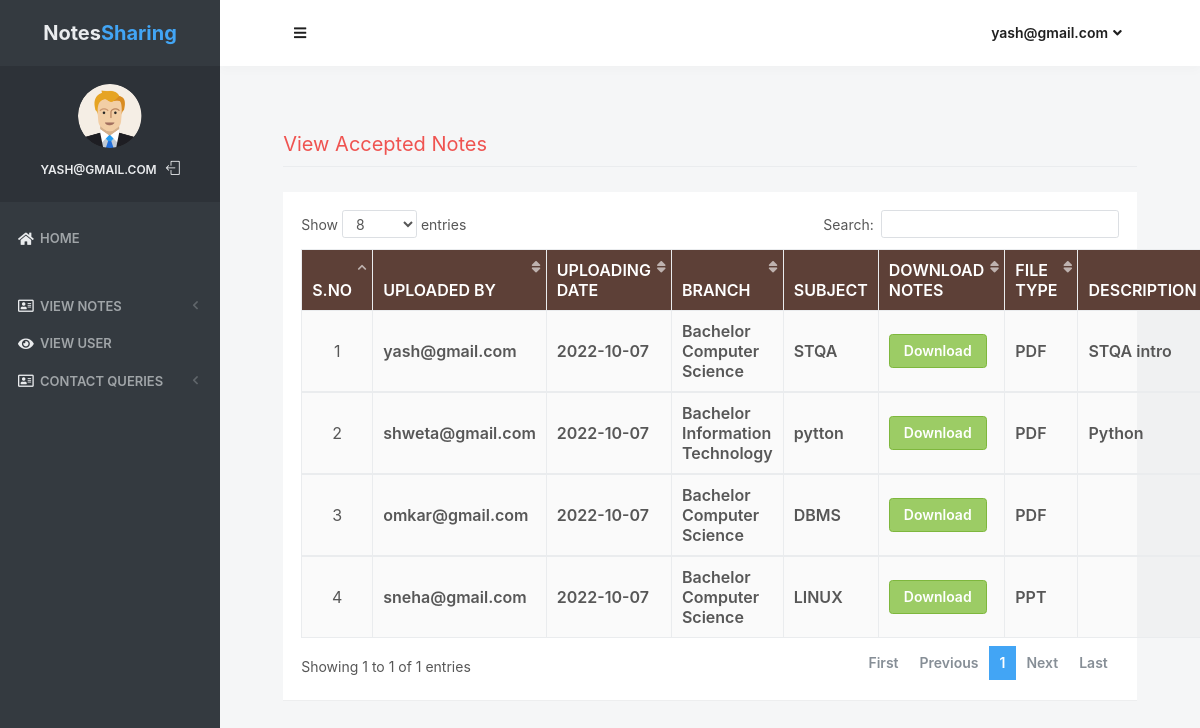
Page /accepted_notes (signed in) on the committed database.
### notes/models.py (models this page shows, shortened)
class Notes(models.Model):
    user = models.ForeignKey(User,on_delete=models.CASCADE)
    uploadingdate = models.CharField(max_length=30)
    branch = models.CharField(max_length=30)
    subject = models.CharField(max_length=30)
    notesfile = models.FileField(null=True)
    filetype = models.CharField(max_length=30)
    description = models.CharField(max_length=200, null=True)
    status = models.CharField(max_length=15)

### notes/views.py (the view)
# urls.py: path('accepted_notes', accepted_notes, name='accepted_notes'),
def accepted_notes(request):
    if not request.user.is_authenticated:
        return redirect('login_admin')
    notes = Notes.objects.filter(status = "Accept")
    d = {'notes':notes}
    return render(request, 'accepted_notes.html',d)

### notes/templates/accepted_notes.html (shortened to what this page needs)
{% load static %}
<html lang="en" class="no-focus">
    <head>
        <link rel="stylesheet" href="{% static 'js/plugins/datatables/dataTables.bootstrap4.min.css' %}">
        <link rel="stylesheet" id="css-main" href="{% static 'css1/codebase.min.css' %}">
    </head>
    <body>
        <div id="page-container" class="sidebar-o sidebar-inverse side-scroll page-header-fixed main-content-narrow">
         {% include "sidebar.html" %}
            {% include "admin_nav.html" %}
            <main id="main-container">
                <div class="content">
                    <h2 class="content-heading text-danger">View Accepted Notes</h2>
                    <div class="block">
                        <div class="block-content block-content-full">
                            <table class="table table-bordered table-striped table-vcenter js-dataTable-full-pagination">
                                <thead class="text-white" style="background-color : #5d4037;">
                                    <tr>
                                        <th class="text-center">S.No</th>
                                        <th class="d-none d-sm-table-cell">Uploaded By</th>
                                        <th class="d-none d-sm-table-cell">Uploading Date</th>
                                        <th class="d-none d-sm-table-cell">Branch</th>
                                        <th class="d-none d-sm-table-cell">Subject</th>
                                        <th class="d-none d-sm-table-cell">Download Notes</th>
                                        <th class="d-none d-sm-table-cell">File Type</th>
                                        <th class="d-none d-sm-table-cell">Description</th>
                                    </tr>
                                </thead>
                                {% for i in notes %}
                                <tbody>
                                    <tr>
                                        <td class="text-center">{{forloop.counter}}</td>
                                        <td class="font-w600">{{i.user.username}}</td>
					<td class="font-w600">{{i.uploadingdate}}</td>
					<td class="font-w600">{{i.branch}}</td>
					<td class="font-w600">{{i.subject}}</td>
					<td class="font-w600"><a href="{{i.notesfile.url}}" class="btn btn-success" download>Download</a></td>
					<td class="font-w600">{{i.filetype}}</td>
					<td class="font-w600">{{i.description}}</td>
                                    </tr>
                                        {% endfor %}
                                </tbody>
                            </table>
                        </div>
                    </div>
                </div>
            </main>
        </div>
 <link rel="stylesheet" href="https://use.fontawesome.com/releases/v5.6.3/css/all.css">
    </body>
</html>

### notes/templates/sidebar.html (shortened to what this page needs)
{% load static %}
   <nav id="sidebar">
                <div id="sidebar-scroll">
                    <div class="sidebar-content">
                        <div class="content-header content-header-fullrow px-15">
                            <div class="content-header-section text-center align-parent sidebar-mini-hidden">
                                <div class="content-header-item">
                                    <a class="link-effect font-w700" href="{% url 'admin_home' %}">
                                           <span class="font-size-xl text-dual-primary-dark">Notes</span><span class="font-size-xl text-primary">Sharing</span>
                                    </a>
                                </div>
                            </div>
                        </div>
                        <div class="content-side content-side-full content-side-user px-10 align-parent">
                            <div class="sidebar-mini-hidden-b text-center">
                                <a class="img-link" href="be_pages_generic_profile.html">
                                    <img class="img-avatar" src="{% static 'img/avatars/user1.png' %}" alt="">
                                </a>
                                <ul class="list-inline mt-10">
                                    <li class="list-inline-item">
                                        <a class="link-effect text-dual-primary-dark font-size-xs font-w600 text-uppercase" href="{% url 'admin_home' %}">{{ request.user.username }}</a>
                                    </li>
                                    <li class="list-inline-item">
                                        <a class="link-effect text-dual-primary-dark" href="{% url 'logout' %}">
                                            <i class="si si-logout"></i>
                                        </a>
                                    </li>
                                </ul>
                            </div>
                        </div>
                        <div class="content-side content-side-full">
                            <ul class="nav-main">
                                <li class="open">
                                    <a href="{% url 'admin_home' %}"><i class="fas fa-home"></i><span class="sidebar-mini-hide">Home</span></a>
                                </li>
                                <li class="nav-main-heading"><span class="sidebar-mini-visible">UI</span></li>
                                <li>
                                    <a class="nav-submenu" data-toggle="nav-submenu"><i class="far fa-address-card"></i>View Notes</a>
                                </li>
                                <li>
                                    <a  href="{% url 'view_users' %}"><i class="fas fa-eye"></i><span class="sidebar-mini-hide">View User</span></a>
                                </li>
                                <li>
                                    <a class="nav-submenu" data-toggle="nav-submenu"><i class="far fa-address-card"></i>Contact Queries</a>
                                </li>
                           </ul>
                        </div>
                    </div>
                </div>
            </nav>

### notes/templates/admin_nav.html (shortened to what this page needs)
{% load static %}
            <header id="page-header">
                <div class="content-header">
                    <div class="content-header-section">
                        <button type="button" class="btn btn-circle btn-dual-secondary" data-toggle="layout"  data-action="sidebar_toggle">
                            <i class="fa fa-navicon"></i>
                        </button>
                    </div>
                    <div class="content-header-section">
                        <div class="btn-group" role="group">
                            <button type="button" class="btn btn-rounded btn-dual-secondary" id="page-header-user-dropdown" data-toggle="dropdown" aria-haspopup="true" aria-expanded="false">
                                {{ request.user.username}}<i class="fa fa-angle-down ml-5"></i>
                            </button>
                        </div>
                    </div>
                </div>
            </header>

### rows in the picture
Notes: user.username "yash@gmail.com", uploadingdate "2022-10-07", branch "Bachelor Computer Science", subject "STQA", filetype "PDF", description "STQA intro"
Notes: user.username "shweta@gmail.com", uploadingdate "2022-10-07", branch "Bachelor Information Technology", subject "pytton", filetype "PDF", description "Python"
Notes: user.username "omkar@gmail.com", uploadingdate "2022-10-07", branch "Bachelor Computer Science", subject "DBMS", filetype "PDF"
Notes: user.username "sneha@gmail.com", uploadingdate "2022-10-07", branch "Bachelor Computer Science", subject "LINUX", filetype "PPT"

### other values in the picture
{{ request.user.username }} "YASH@GMAIL.COM"
{{ request.user.username }} "yash@gmail.com"
